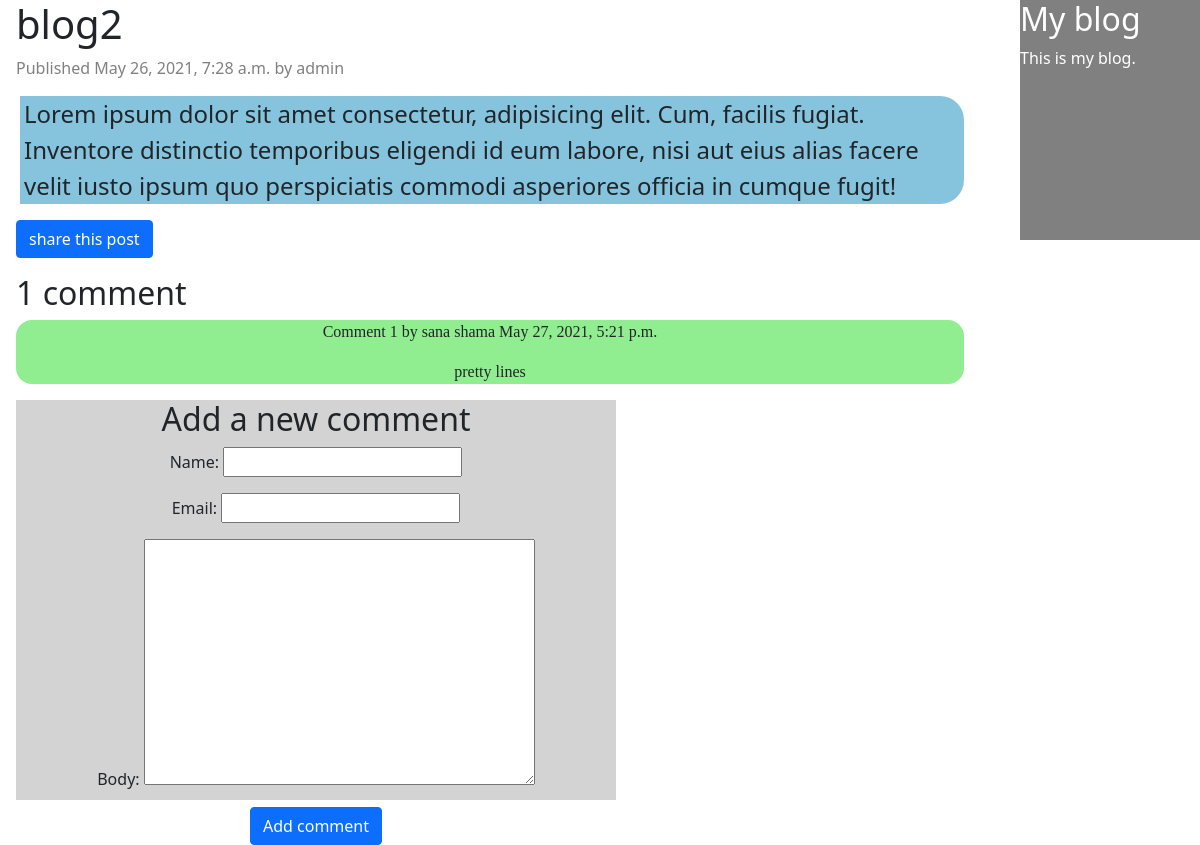
The page /blog/2021/5/26/blog2/ on the database its author committed.
### blog/models.py (models this page shows, shortened)
class Post(models.Model):
    STATUS_CHOICES = (('draft', 'Draft'),('published', 'Published'),)
    title = models.CharField(max_length=250)
    slug = models.SlugField(max_length=250,unique_for_date='publish')
    author = models.ForeignKey(User,on_delete=models.CASCADE,related_name='blog_posts')
    body = models.TextField()
    publish = models.DateTimeField(default=timezone.now)
    created = models.DateTimeField(auto_now_add=True)
    updated = models.DateTimeField(auto_now=True)
    status = models.CharField(max_length=10,choices=STATUS_CHOICES,default='draft')
    objects = models.Manager()
    published = PublishedManager()

class Comment(models.Model):
    post = models.ForeignKey(Post,
    on_delete=models.CASCADE,
    related_name='comments')
    name = models.CharField(max_length=80)
    email = models.EmailField()
    body = models.TextField()
    created = models.DateTimeField(auto_now_add=True)
    updated = models.DateTimeField(auto_now=True)
    active = models.BooleanField(default=True)
    class Meta:
        ordering = ('created',)

### blog/views.py (the view)
# urls.py: path('<int:year>/<int:month>/<int:day>/<slug:post>/',views.post_detail,name='post_detail'),
def post_detail(request, year, month, day, post):
    post = get_object_or_404(Post, slug=post,
                            status='published',
                            publish__year=year,
                            publish__month=month,
                            publish__day=day)
    comments = post.comments.filter(active=True)
    new_comment = None
    if request.method == 'POST':
        comment_form = CommentForm(data=request.POST)
        if comment_form.is_valid():
            new_comment = comment_form.save(commit=False)
            new_comment.post = post
            new_comment.save()
    else:
        comment_form = CommentForm()
    return render(request,'blog/post/detail.html',{'post':post,'comments': comments,
                    'new_comment': new_comment,
                    'comment_form': comment_form})

### blog/forms.py
class CommentForm(forms.ModelForm):
    class Meta:
        model = Comment
        fields = ('name', 'email', 'body')

### blog/templates/blog/post/detail.html (shortened to what this page needs)
{% extends "blog/base.html" %}
{% block content %}
<div class=main-content >
<h1>{{ post.title }}</h1>
<p class="date">
Published {{ post.publish }} by {{ post.author }}
</p>
<div class="box main-content box-content">{{ post.body|linebreaks }}</div>
<p>
    <a class="btn btn-primary" href="{% url 'blog:post_share' post.id %}">
        share this post
    </a>
</p>
    {% with comments.count as total_comments %}
        <h2>
        {{ total_comments }} comment{{ total_comments|pluralize }}
        </h2>
    {%endwith %}
    <div class="comment">
    {% for comment in comments %}
        <p class="info">
        Comment {{ forloop.counter }} by {{ comment.name }}
        {{ comment.created }}
        </p>
        {{ comment.body|linebreaks }}
    {% empty %}
    <p>There are no comments yet.</p>
{% endfor %}
</div>
{% if new_comment %}
    <h2>Your comment has been added</h2>
{% else %}
<div class=comment-box>
    <h2>Add a new comment</h2>
    <form action="." method="post">
    {{ comment_form.as_p }}
    <p><input type="submit" value="Add comment" class="btn btn-primary"></p>
    </form>
</div>
{% endif %}
</div>
{% endblock %}

### blog/static/blog/style.css (style rules this page uses)
.main-content .box-content { font-size:1.5em; word-wrap:break-word; }
.date { font-size:1rem; color:gray; }
.main-content { margin: 0px 0px 0px 4px; padding:0px 0px 0px 4px; }
.box { background-color:rgb(134, 196, 221); border-radius:0em 1em 1em 0em ; }
.main-content .comment-box { width:50vw; height:50vh; }
.comment { background-color:lightgreen; border-radius:1em 1em 1em 1em ; text-align: center; font-family:cursive; }
.comment-box { background-color:lightgray; text-align: center; }

### rows shown on the page
Post: publish "May 26, 2021, 7:28 a.m.", author "admin", body "Lorem ipsum dolor sit amet consectetur, adipisicing elit. Cum, facilis fugiat. Inventore distinctio temporibus eligendi id eum labore, nisi aut eius alias facere velit iusto ipsum quo perspiciatis commodi asperiores officia in cumque fugit!"
Comment: name "sana shama", created "May 27, 2021, 5:21 p.m.", body "pretty lines"

### other values the page prints
{{ total_comments }} "1"
